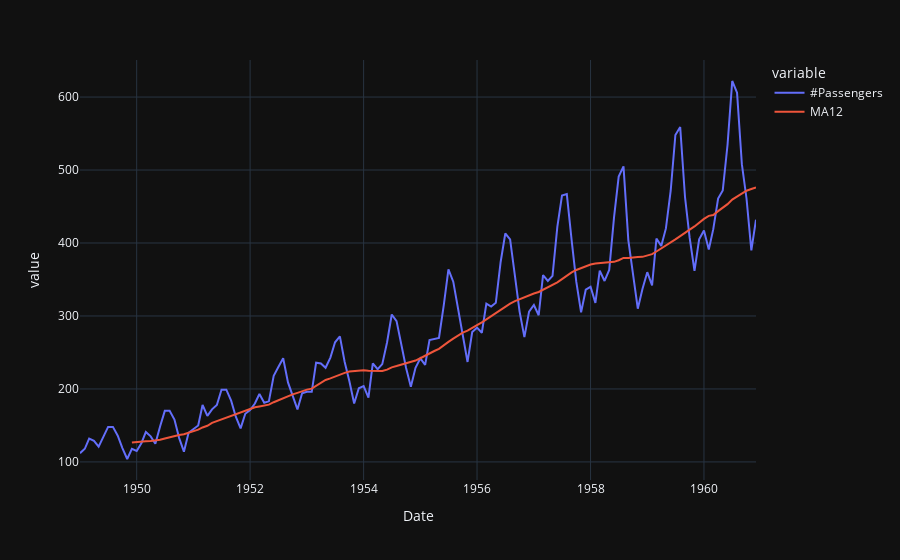

Notebook source saved alongside this figure:
### Code cell
# create 12 month moving average
data['MA12'] = data['#Passengers'].rolling(12).mean()

# plot the data and MA
import plotly.express as px
fig = px.line(data, x="Date", y=["#Passengers", "MA12"], template = 'plotly_dark')
fig.show()

### Figure 1 — Plotly figure (JSON) as saved in the notebook; plotly's stock layout.template omitted (floating-point values rounded to 4 significant figures; data arrays with more than 128 entries replaced by an {"elided": "..."} marker saying what was removed)
{"data": [{"hovertemplate": "variable=#Passengers<br>Date=%{x}<br>value=%{y}<extra></extra>", "legendgroup": "#Passengers", "line": {"color": "#636efa", "dash": "solid"}, "marker": {"symbol": "circle"}, "mode": "lines", "name": "#Passengers", "orientation": "v", "showlegend": true, "type": "scatter", "x": {"elided": "144 str values"}, "xaxis": "x", "y": {"elided": "144 int values"}, "yaxis": "y"}, {"hovertemplate": "variable=MA12<br>Date=%{x}<br>value=%{y}<extra></extra>", "legendgroup": "MA12", "line": {"color": "#EF553B", "dash": "solid"}, "marker": {"symbol": "circle"}, "mode": "lines", "name": "MA12", "orientation": "v", "showlegend": true, "type": "scatter", "x": {"elided": "144 str values"}, "xaxis": "x", "y": {"elided": "144 float values"}, "yaxis": "y"}], "layout": {"legend": {"title": {"text": "variable"}, "tracegroupgap": 0}, "margin": {"t": 60}, "xaxis": {"anchor": "y", "domain": [0, 1], "title": {"text": "Date"}}, "yaxis": {"anchor": "x", "domain": [0, 1], "title": {"text": "value"}}}}
